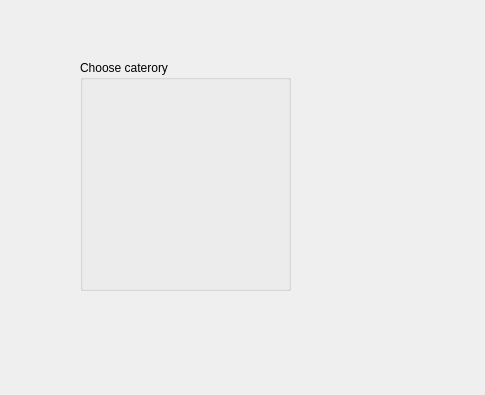
<?xml version="1.0" encoding="UTF-8"?>
<ui version="4.0">
 <class>catergory</class>
 <widget class="QDialog" name="catergory">
  <property name="geometry">
   <rect>
    <x>0</x>
    <y>0</y>
    <width>485</width>
    <height>395</height>
   </rect>
  </property>
  <property name="windowTitle">
   <string>Dialog</string>
  </property>
  <widget class="QGroupBox" name="groupBox">
   <property name="geometry">
    <rect>
     <x>80</x>
     <y>60</y>
     <width>211</width>
     <height>231</height>
    </rect>
   </property>
   <property name="title">
    <string>Choose caterory</string>
   </property>
  </widget>
 </widget>
 <resources/>
 <connections/>
</ui>
